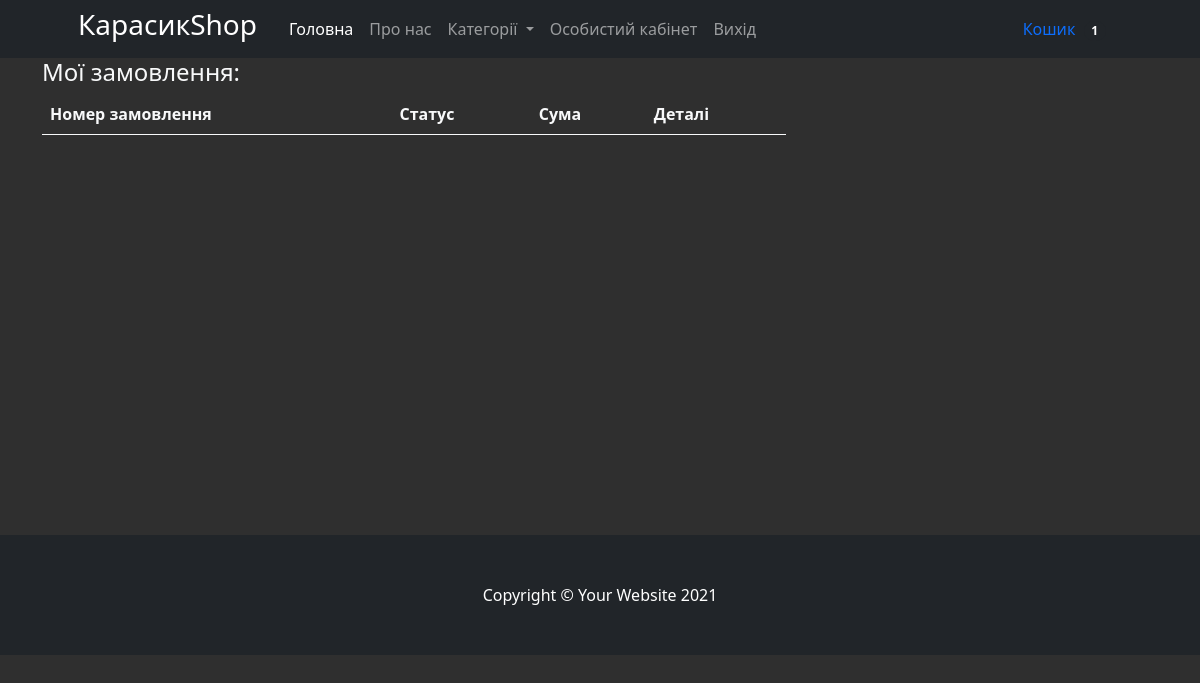
The page /profile/ (signed in) on the database as committed earlier.
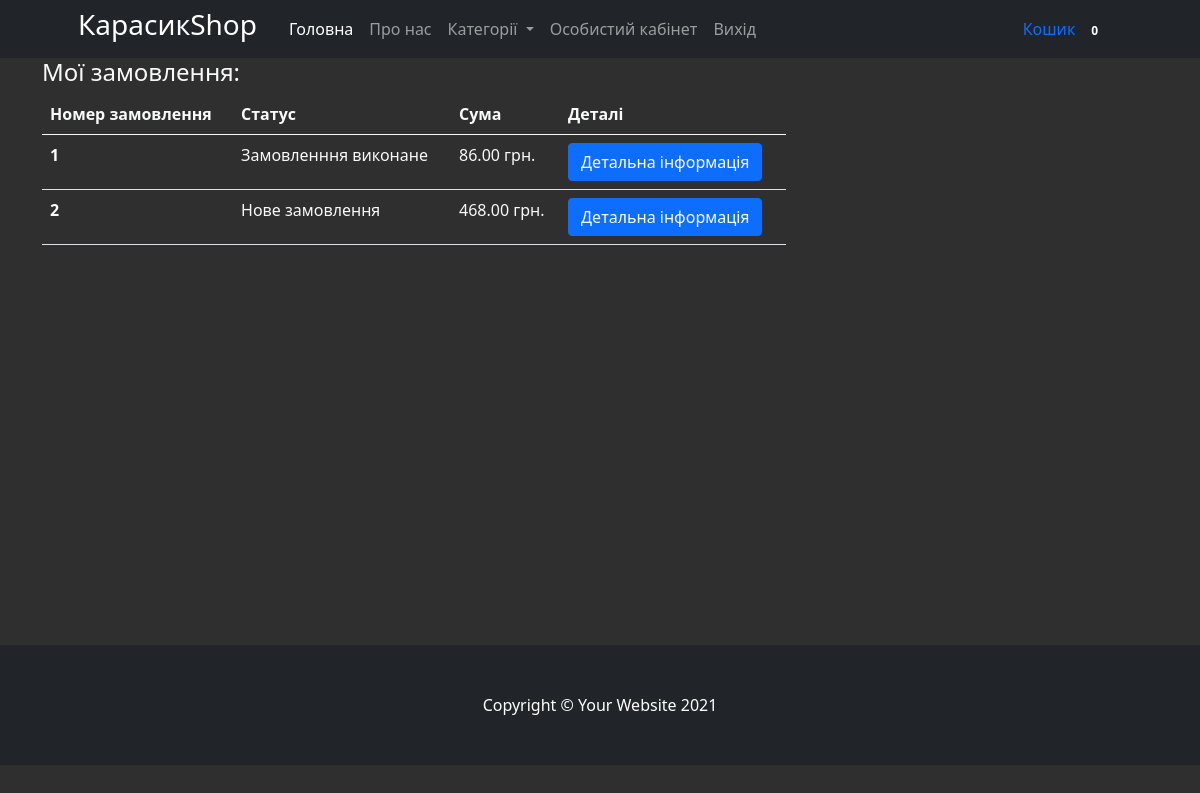
The same page on the database as committed later.
### mainapp/models.py (models this page shows, shortened)
class Cart(models.Model):
    owner = models.ForeignKey('Customer', null=True, verbose_name='Власник', on_delete=models.CASCADE)
    products = models.ManyToManyField(CartProduct, blank=True, related_name='related_cart')
    total_products = models.PositiveIntegerField(default=0)
    final_price = models.DecimalField(max_digits=9, default=0, decimal_places=2, verbose_name='Загальна ціна')
    in_order = models.BooleanField(default=False)
    for_anonymous_user = models.BooleanField(default=False)

class Order(models.Model):
    STATUS_NEW = 'new'
    STATUS_IN_PROGRESS = 'in_progress'
    STATUS_READY = 'is_ready'
    STATUS_COMPLETED = 'completed'
    BUYING_TYPE_SELF = 'self'
    BUYING_TYPE_DELIVERY = 'delivery'
    STATUS_CHOICES = (
        (STATUS_NEW, 'Нове замовлення'),
        (STATUS_IN_PROGRESS, 'Замовлення в оброці'),
        (STATUS_READY, 'Замовлення готове'),
        (STATUS_COMPLETED, 'Замовленння виконане')
    )
    BUYING_TYPE_CHOICES = (
        (BUYING_TYPE_SELF, 'Самовивіз'),
        (BUYING_TYPE_DELIVERY, 'Доставка')
    )
    customer = models.ForeignKey(Customer, verbose_name='Покупець', related_name='related_orders', on_delete=models.CASCADE)
    first_name = models.CharField(max_length=255, verbose_name="Ім'я")
    last_name = models.CharField(max_length=255, verbose_name='Прізвище')
    phone = models.CharField(max_length=20, verbose_name='Телефон')
    cart = models.ForeignKey(Cart, verbose_name='Кошик', on_delete=models.CASCADE, null=True, blank=True)
    address = models.CharField(max_length=1024, verbose_name='Адреса', null=True, blank=True)
    status = models.CharField(
        max_length=100,
        verbose_name='Статус замовлення',
        choices=STATUS_CHOICES,
        default=STATUS_NEW
    )
    buying_type = models.CharField(
        max_length=100,
        verbose_name='Тип замовлення',
        choices=BUYING_TYPE_CHOICES,
        default=BUYING_TYPE_SELF
    )
    comment = models.TextField(verbose_name='Комментар щодо замовлення', null=True, blank=True)
    created_at = models.DateTimeField(auto_now=True, verbose_name='Дата створення замовлення')

### mainapp/views.py (the view)
# urls.py: path('profile/', ProfileView.as_view(), name='profile'),
class ProfileView(CartMixin, View):
    def get(self, request, *args, **kwargs):
        customer = Customer.objects.get(user=request.user)
        context = {
            'customer': customer,
            'cart': self.cart,
        }
        return render(request, 'profile.html', context)

### mainapp/mixins.py (called while the page is built)
    def dispatch(self, request, *args, **kwargs):
        if request.user.is_authenticated:
            customer = Customer.objects.filter(user=request.user).first()
            if not customer:
                customer = Customer.objects.create(
                    user=request.user
                )
            cart = Cart.objects.filter(owner=customer, in_order=False).first()
            if not cart:
                cart = Cart.objects.create(owner=customer)
        else:
            cart = Cart.objects.filter(for_anonymous_user=True).first()
            if not cart:
                cart = Cart.objects.create(for_anonymous_user=True)
        self.cart = cart
        return super().dispatch(request, *args, **kwargs)

### mainapp/models.py (called while the page is built)
    def get_absolute_url(self):
        return reverse('product_detail', kwargs={'slug': self.slug})

### mainapp/templates/profile.html (shortened to what this page needs)
{% extends 'base.html' %}
{% block content %}
    <div class="container text-light">
        <div class="col-8">
        <h4>Мої замовлення:</h4>
            <div class="tab-content" id="nav-tabContent">
                <div class="tab-pane fade show active" id="list-orders" role="tabpanel"
                     aria-labelledby="list-orders-list">
                    <table class="table text-light">
                        <thead>
                        <tr>
                            <th scope="col">Номер замовлення</th>
                            <th scope="col">Статус</th>
                            <th scope="col">Сума</th>
                            <th scope="col">Деталі</th>
                        </tr>
                        </thead>
                        <tbody class="text-light">
                        {% for order in customer.orders.all %}
                            <tr>
                                <th scope="row">{{ order.id }}</th>
                                <td>{{ order.get_status_display }}</td>
                                <td>{{ order.cart.final_price }} грн.</td>
                                <td>
                                    <button type="button" class="btn btn-primary" data-bs-toggle="modal"
                                            data-bs-target="#orderDetails-{{ order.id }}">Детальна інформація
                                    </button>
                                </td>
                            </tr>
                        {% endfor %}
                        </tbody>
                    </table>
                </div>
            </div>
        </div>
    </div>
{% endblock content %}

### mainapp/templates/base.html (shortened to what this page needs)
{% load static %}
<!DOCTYPE html>
<html lang="uk">
<head>
    <link href='{% static "bootstrap/bootstrap.min.css" %}' rel="stylesheet" />
</head>
<body>
    <nav class="navbar navbar-expand-lg navbar-dark bg-dark">
        <div class="container px-4 px-lg-5">
            <h3 class="title"><span>КарасикShop</span></h3>
            <div class="collapse navbar-collapse" id="navbarSupportedContent">
                <ul class="navbar-nav me-auto mb-2 mb-lg-0 ms-lg-4">
                    <li class="nav-item">
                        <a class="nav-link active" aria-current="page" href="{% url 'index' %}">
                            Головна
                        </a>
                    </li>
                    <li class="nav-item"><a class="nav-link" href="#">Про нас</a></li>
                    <li class="nav-item dropdown">
                        <a class="nav-link dropdown-toggle" id="navbarDropdown" href="#" role="button" data-bs-toggle="dropdown" aria-expanded="false">
                            Категорії
                        </a>
                    </li>
                    {% if request.user.is_authenticated %}
                    <li class="nav-item">
                        <a class="nav-link" href="{% url 'profile' %}">Особистий кабінет</a>
                    </li>
                    <li class="nav-item">
                        <a class="nav-link" href="{% url 'logout' %}">Вихід</a>
                    </li>
                    {% endif %}
                </ul>
                <a class="nav-link" href="{% url 'cart' %}">
                    Кошик
                    <span class="badge bg-dark text-white ms-1 rounded-pill">{{cart.products.count}}</span>
                </a>
            </div>
        </div>
    </nav>
    {% block content %}{% endblock content %}
    <footer class="py-5 bg-dark" style="margin-top: 400px;">
        <div class="container"><p class="m-0 text-center text-white">Copyright &copy; Your Website 2021</p></div>
    </footer>
</body>
</html>

### mainapp/templates/base.html (style rules this page uses)
body { background-color: #242424f2; }
.title { color: white; }

Rows that differ between the two databases and show on the page:
no longer on this page (row edited): Cart: products.count "1"
added Cart: products.count "0"
added Order: id "1", status "Замовленння виконане", cart.final_price "86.00"
added Order: id "2", status "Нове замовлення", cart.final_price "468.00"
